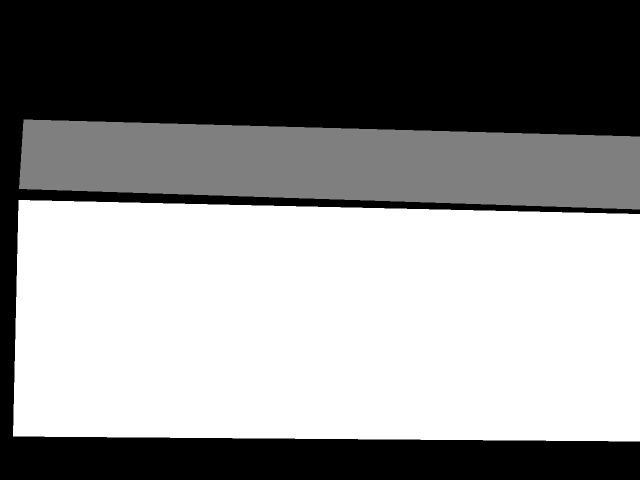
#> input picture segmentation/annotations/img00.png, 1280 x 960 px, given in place of 0GD3EH8SIE_0.jpg, which was not available (shown at 1/2 size)
$ jupyter execute --allow-errors fortnite_create_dataset.ipynb   (shell and % lines are left out)   (text cells are left out)
#> lines starting #> are read from the running program, lines starting #| are printed output that depends on the picture; after the words box and inside, x2 and y2 are one past the last pixel; in counts of white or black regions, pixels touching at a corner belong together; pictures that were not available may be replaced by others from this repository, and a replacement may not be noted
[cell 1]
from keras_segmentation.models import unet
import numpy as np
import matplotlib.pyplot as plt
import cv2
import pandas as pd
import re
import glob
from utils_segmentation import bb_intersection_over_union, build_hist
import numpy as np

[cell 2]
# data = pd.read_csv('data_fortnite.csv')
data = pd.read_csv('data_fortnite.csv')
#> (reads segmentation/fortnite/data_fortnite.csv from the repository)
#> further down, img is the input picture: shape (960, 1280, 3); min 0, max 2, mean 1.09
#> after the loop `for cl in F['labels']:`:
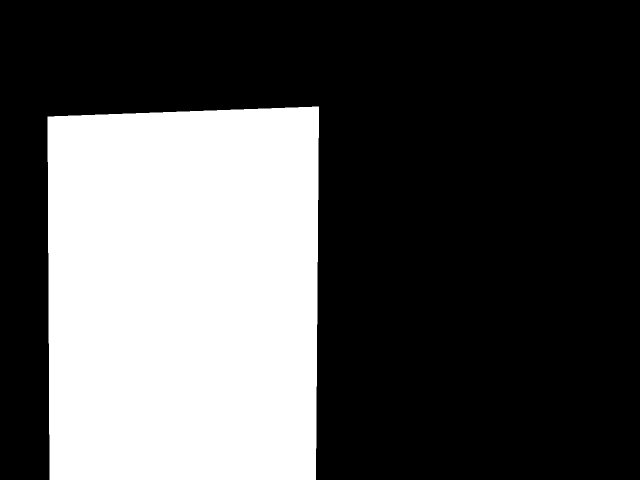
#> mask: shape (960, 1280, 3) float64 (shown at 1/2 size); values 0 (black) and 1 (white), 32.3% white; 1 white region, box (x1, y1, x2, y2) and area: (95, 213, 638, 960) 396496
#> pass 2 of the loop `for f in data.fname.unique():`:
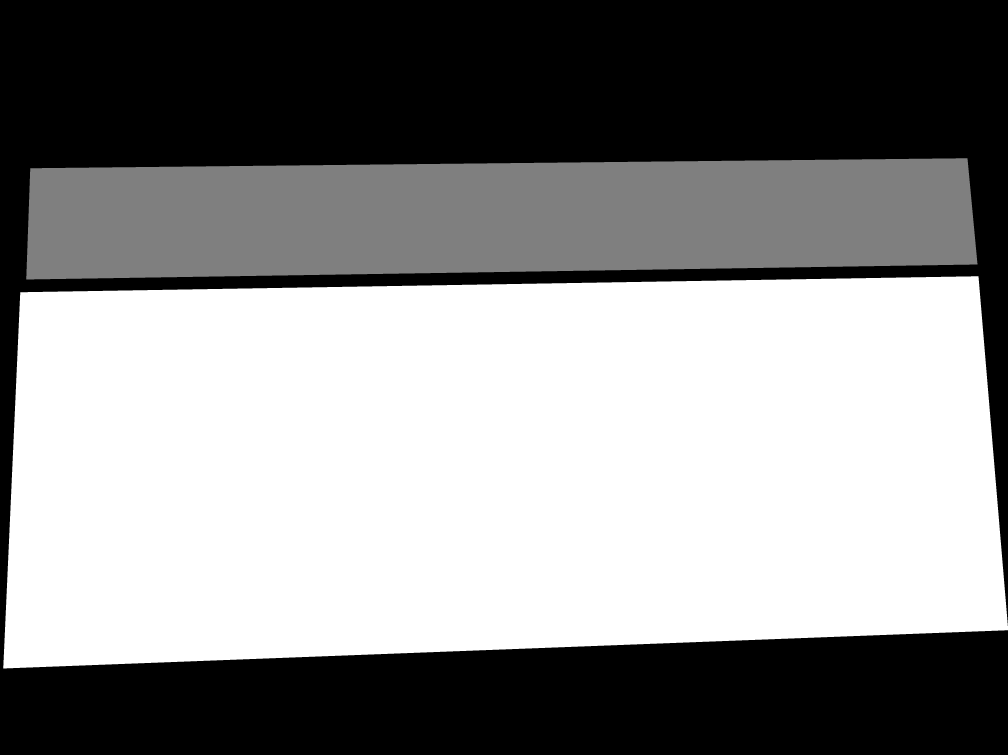
#> input picture segmentation/annotations/img02.png, 4032 x 3019 px, given in place of 0GD3EH8SIE_1.jpg, which was not available (shown at 1/4 size)
#> img is the input picture: shape (3019, 4032, 3); min 0, max 2, mean 1.08
#> after the loop `for cl in F['labels']:`:
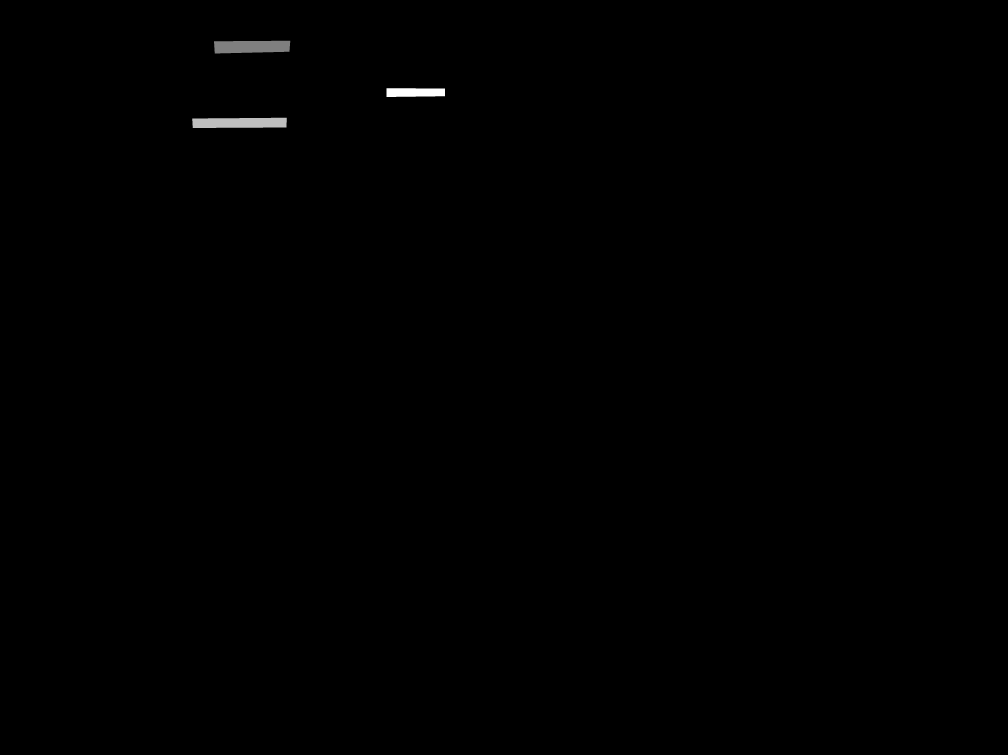
#> mask: shape (3019, 4032, 3) float64 (shown at 1/4 size); min 0, max 4, mean 0.00842; drawn with min black and max white
data.head()

[cell 3]
data.labels.unique()

[cell 4]
data.labels = data.labels.apply(lambda x: 7 if x==8 else x)

[cell 5]
n_cl = data.labels.unique().shape[0]

[cell 6]
n_cl

#> (a cell that did not finish here is left out)

[cell 8]
f_name = 'data/img/0GD3EH8SIE_0.jpg'
#> f_name = 'data/img/0GD3EH8SIE_0.jpg'
m_name = 'data/annotations/0GD3EH8SIE_0.png'
img = cv2.imread(f_name)
msk = cv2.imread(m_name)
plt.subplot(1,2,1)
plt.imshow(img)
plt.subplot(1,2,2)
plt.imshow(msk*50)
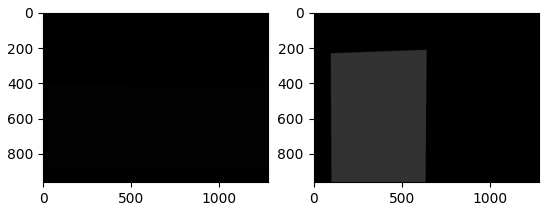
#> figure drawn by matplotlib, 2 panels
#> `img_r = cv2.resize(img, (224,224))`:
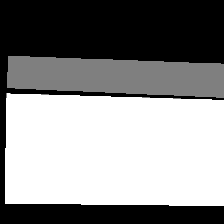
#> img_r: shape (224, 224, 3); min 0, max 2, mean 1.09; drawn with min black and max white
#> `seg_r = cv2.resize(seg, (224,224))`:
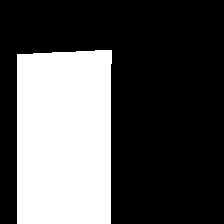
#> seg_r: shape (224, 224, 3); values 0 (black) and 1 (white), 32.3% white; 1 white region, box (x1, y1, x2, y2) and area: (17, 50, 112, 224) 16182
#> pass 2 of the loop `for f in data.fname.unique():`:
#> `seg_r = cv2.resize(seg, (224,224))`:
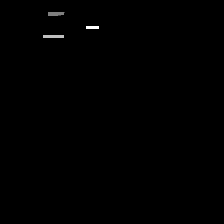
#> seg_r: shape (224, 224, 3); min 0, max 4, mean 0.00927; drawn with min black and max white

[cell 9]
files = glob.glob('data/img/*.jpg')
row = len(files)

[cell 10]
i=1
plt.figure(figsize=(16,60))
#> (the rest of this cell did not finish here and is left out)

#> (a cell that did not finish here is left out)

[cell 12]
img_path = 'data/images_train/'
#> img_path = 'data/images_train/'
annot_path = 'data/annotations_train/'
images = glob.glob('data/images_train/*.png')
annotations = glob.glob('data/annotations_train/*.png')
#> (the rest of this cell did not finish here and is left out)

[cell 13]
# ACDD33A017_1.jpg  type_1
# ACDD33A017_0.jpg  type_2
# D5BYODK0RQ_0.jpg  type_3
# KJPCNUM8J0_1.jpg  type_5

#> (a cell that did not finish here is left out)

#> (a cell that did not finish here is left out)

[cell 16]
# model.save('fortnite_8_classes.h5')

#> (a cell that did not finish here is left out)

#> (a cell that did not finish here is left out)

[cell 19]
# file from alexandr
# select images from folder
# calc accuracy

#> (a cell that did not finish here is left out)

[cell 21]
test_data = pd.read_csv('data_fortnite_test.csv')
#> (reads segmentation/fortnite/data_fortnite_test.csv from the repository)
